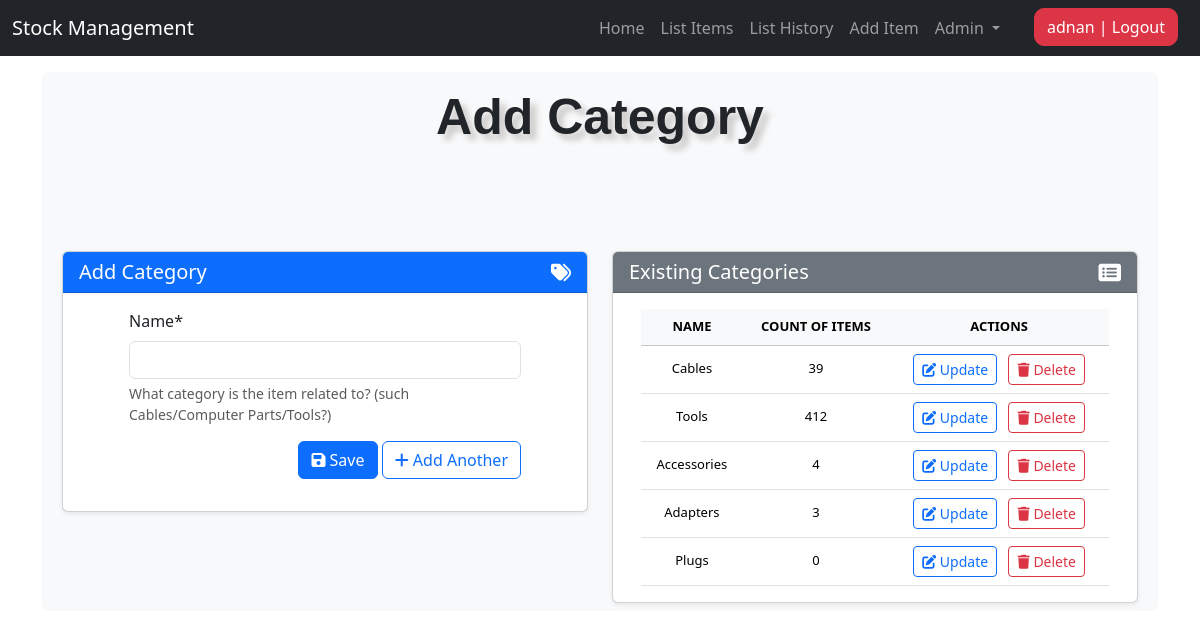
Screenshot of /add_category/ (signed in) with the database file from the repository.
### stockmgmt/models.py (models this page shows, shortened)
class Category(models.Model):
    name = models.CharField(max_length=50, blank=False, null=True,
                            help_text="What category is the item related to? (such Cables/Computer Parts/Tools?)")

### stockmgmt/views.py (the view, shortened to what this page needs)
# urls.py: path('add_category/', views.add_category, name='add_category'),
@login_required
def add_category(request):
    form = CategoryCreateForm(request.POST or None)
    categories = Category.objects.annotate(
        total_quantity=Coalesce(Subquery(
            Stock.objects.filter(category=OuterRef('pk'))
            .values('category')
            .annotate(total=Sum('quantity'))
            .values('total')
        ), 0)
    )
    context = {
        "form": form,
        "title": "Add Category",
        "categories": categories,
    }
    return render(request, "./includes/add_category.html", context)

### stockmgmt/forms.py
class CategoryCreateForm(forms.ModelForm):
    class Meta:
        model = Category
        fields = [
            'name'
        ]

### stockmgmt/templates/includes/add_category.html (shortened to what this page needs)
{% extends 'base.html' %}
{% load crispy_forms_tags %}
{% block content %}
<div class="container mt-5">
    <div class="row">
        <div class="col-md-6">
            <div class="card shadow-sm">
                <div class="card-header bg-primary text-white d-flex justify-content-between align-items-center">
                    <h5 class="card-title mb-0">Add Category</h5>
                    <i class="fas fa-tags fa-lg"></i>
                </div>
                <div class="card-body">
                    <form method="POST" class="custom-fields needs-validation" novalidate>
                        <div class="mb-3">
                            {{ form.name|as_crispy_field }}
                        </div>
                        <div class="mb-3 text-end">
                            <button type="submit" name="save" class="btn btn-primary">
                                <i class="fas fa-save"></i> Save
                            </button>
                            {% if 'update' not in request.path %}
                            <button type="submit" name="add_another" class="btn btn-outline-primary">
                                <i class="fas fa-plus"></i> Add Another
                            </button>
                            {% endif %}
                        </div>
                    </form>
                </div>
            </div>
        </div>
        <div class="col-md-6">
            {% if 'update' not in request.path %}
            <div class="card shadow-sm mt-4 mt-md-0">
                <div class="card-header bg-secondary text-white d-flex justify-content-between align-items-center">
                    <h5 class="card-title mb-0">Existing Categories</h5>
                    <i class="fas fa-list-alt fa-lg"></i>
                </div>
                <div class="card-body">
                    <div class="table-responsive">
                        <table class="table table-hover align-middle">
                            <thead class="table-light">
                                <tr>
                                    <th>NAME</th>
                                    <th>COUNT OF ITEMS</th>
                                    <th>ACTIONS</th>
                                </tr>
                            </thead>
                            <tbody>
                                {% for instance in categories %}
                                <tr>
                                    <td>{{ instance.name|title }}</td>
                                    <td>{{ instance.total_quantity }}</td>
                                    <td>
                                        <a href="{% url 'update_category' instance.id %}"
                                            class="btn btn-sm btn-outline-primary me-2">
                                            <i class="fa-solid fa-pen-to-square"></i> Update
                                        </a>
                                        <a href="#" class="btn btn-sm btn-outline-danger"
                                            onclick="deleteCategoryConfirmation('{{ instance.name|title }}', '{% url 'delete_category' instance.id %}')">
                                            <i class="fa-solid fa-trash"></i> Delete
                                        </a>
                                    </td>
                                </tr>
                                {% endfor %}
                            </tbody>
                        </table>
                    </div>
                </div>
            </div>
            {% endif %}
        </div>
    </div>
</div>
{% endblock %}

### stockmgmt/templates/partials/nav.html (shortened to what this page needs)
<nav class="navbar navbar-expand-lg navbar-dark bg-dark fixed-top" aria-label="Offcanvas navbar large">
    <div class="container-fluid">
        <a class="navbar-brand" href="#">Stock Management</a>
        <div class="offcanvas offcanvas-end text-bg-dark" tabindex="-1" id="offcanvasNavbar2"
            aria-labelledby="offcanvasNavbar2Label">
            <div class="offcanvas-body">
                <ul class="navbar-nav justify-content-end flex-grow-1 pe-3">
                    <li class="nav-item">
                        <a class="nav-link" aria-current="page" href="{% url 'home' %}">Home</a>
                    </li>
                    {% if request.user.is_authenticated %}
                    <li class="nav-item">
                        <a class="nav-link" href="{% url 'list_items' %}">List Items</a>
                    </li>
                    <li class="nav-item">
                        <a class="nav-link" href="{% url 'list_history' %}">List History</a>
                    </li>
                    <li class="nav-item">
                        <a class="nav-link" href="{% url 'add_items' %}">Add Item</a>
                    </li>
                    {% endif %}
                    {% if request.user.is_superuser %}
                    <li class="nav-item dropdown">
                        <a class="nav-link dropdown-toggle" href="#" role="button" data-bs-toggle="dropdown"
                            aria-expanded="false">
                            Admin
                        </a>
                    </li>
                    {% endif %}
                </ul>
                <ul class="navbar-nav">
                    {% if request.user.is_authenticated %}
                    <li>
                        <form action="/accounts/logout" method="post">
                            <button class="custom-btn btn btn-danger" type="submit">{{ request.user }} | Logout</button>
                        </form>
                    </li>
                    {% else %}
                    <li><a class="nav-link" href="/accounts/login">Login</a></li>
                    {% endif %}
                </ul>
            </div>
        </div>
    </div>
</nav>

### stockmgmt/static/css/style.css (style rules this page uses)
body { background-image: url("../img/bg.jpg"); background-repeat: no-repeat; background-size: cover; background-attachment: fixed; height: 100vh; }
.table { font-size: 13px; text-align: center; width: 95%; margin: auto; text-align: center; }
.table tr:nth-child(odd) { background: #cacaca }
.table tr:nth-child(even) { background: #e9e9e9 }
th { color: #000000; }
.container { padding-top: 3rem; }
.custom-fields { margin: 0 50px; }
.custom-btn { margin: 0 10px; border-radius: 10px; }
.ui-datepicker tbody, td, tfoot, th, thead, tr { padding: 5px; }

### rows the page displays
Category: name "Cables", total_quantity "39"
Category: name "Tools", total_quantity "412"
Category: name "Accessories", total_quantity "4"
Category: name "Adapters", total_quantity "3"
Category: name "Plugs", total_quantity "0"

### other values shown
{{ request.user }} "adnan"
{{ title }} "Add Category"
